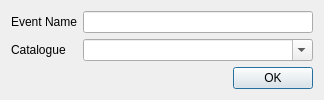
<?xml version="1.0" encoding="UTF-8"?>
<ui version="4.0">
 <class>CreateEventDialog</class>
 <widget class="QDialog" name="CreateEventDialog">
  <property name="geometry">
   <rect>
    <x>0</x>
    <y>0</y>
    <width>324</width>
    <height>93</height>
   </rect>
  </property>
  <property name="windowTitle">
   <string>New Event</string>
  </property>
  <layout class="QGridLayout" name="gridLayout">
   <item row="0" column="0">
    <widget class="QLabel" name="label">
     <property name="text">
      <string>Event Name</string>
     </property>
    </widget>
   </item>
   <item row="0" column="1">
    <widget class="QLineEdit" name="leEvent"/>
   </item>
   <item row="1" column="0">
    <widget class="QLabel" name="lblCatalogue">
     <property name="text">
      <string>Catalogue</string>
     </property>
    </widget>
   </item>
   <item row="1" column="1">
    <widget class="QComboBox" name="cbCatalogue">
     <property name="editable">
      <bool>true</bool>
     </property>
     <property name="insertPolicy">
      <enum>QComboBox::NoInsert</enum>
     </property>
    </widget>
   </item>
   <item row="2" column="0" colspan="2">
    <widget class="QDialogButtonBox" name="buttonBox">
     <property name="standardButtons">
      <set>QDialogButtonBox::Ok</set>
     </property>
    </widget>
   </item>
  </layout>
 </widget>
 <resources/>
 <connections/>
</ui>
